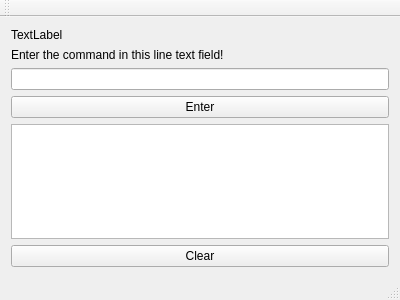
<?xml version="1.0" encoding="UTF-8"?>
<ui version="4.0">
 <class>MainWindow</class>
 <widget class="QMainWindow" name="MainWindow">
  <property name="geometry">
   <rect>
    <x>0</x>
    <y>0</y>
    <width>400</width>
    <height>300</height>
   </rect>
  </property>
  <property name="windowTitle">
   <string>MainWindow</string>
  </property>
  <property name="layoutDirection">
   <enum>Qt::LeftToRight</enum>
  </property>
  <widget class="QWidget" name="centralWidget">
   <layout class="QVBoxLayout" name="verticalLayout">
    <item>
     <widget class="QLabel" name="show_Current_Dir">
      <property name="text">
       <string>TextLabel</string>
      </property>
     </widget>
    </item>
    <item>
     <widget class="QLabel" name="label">
      <property name="text">
       <string>Enter the command in this line text field!</string>
      </property>
     </widget>
    </item>
    <item>
     <layout class="QVBoxLayout">
      <item>
       <widget class="QLineEdit" name="enterCommand"/>
      </item>
      <item>
       <widget class="QPushButton" name="enter">
        <property name="text">
         <string>Enter</string>
        </property>
       </widget>
      </item>
      <item>
       <widget class="QTextEdit" name="showResult"/>
      </item>
     </layout>
    </item>
    <item>
     <widget class="QPushButton" name="pushButton">
      <property name="text">
       <string>Clear</string>
      </property>
     </widget>
    </item>
   </layout>
  </widget>
  <widget class="QMenuBar" name="menuBar">
   <property name="geometry">
    <rect>
     <x>0</x>
     <y>0</y>
     <width>400</width>
     <height>20</height>
    </rect>
   </property>
  </widget>
  <widget class="QToolBar" name="mainToolBar">
   <attribute name="toolBarArea">
    <enum>TopToolBarArea</enum>
   </attribute>
   <attribute name="toolBarBreak">
    <bool>false</bool>
   </attribute>
  </widget>
  <widget class="QStatusBar" name="statusBar"/>
 </widget>
 <layoutdefault spacing="6" margin="11"/>
 <resources/>
 <connections/>
</ui>
